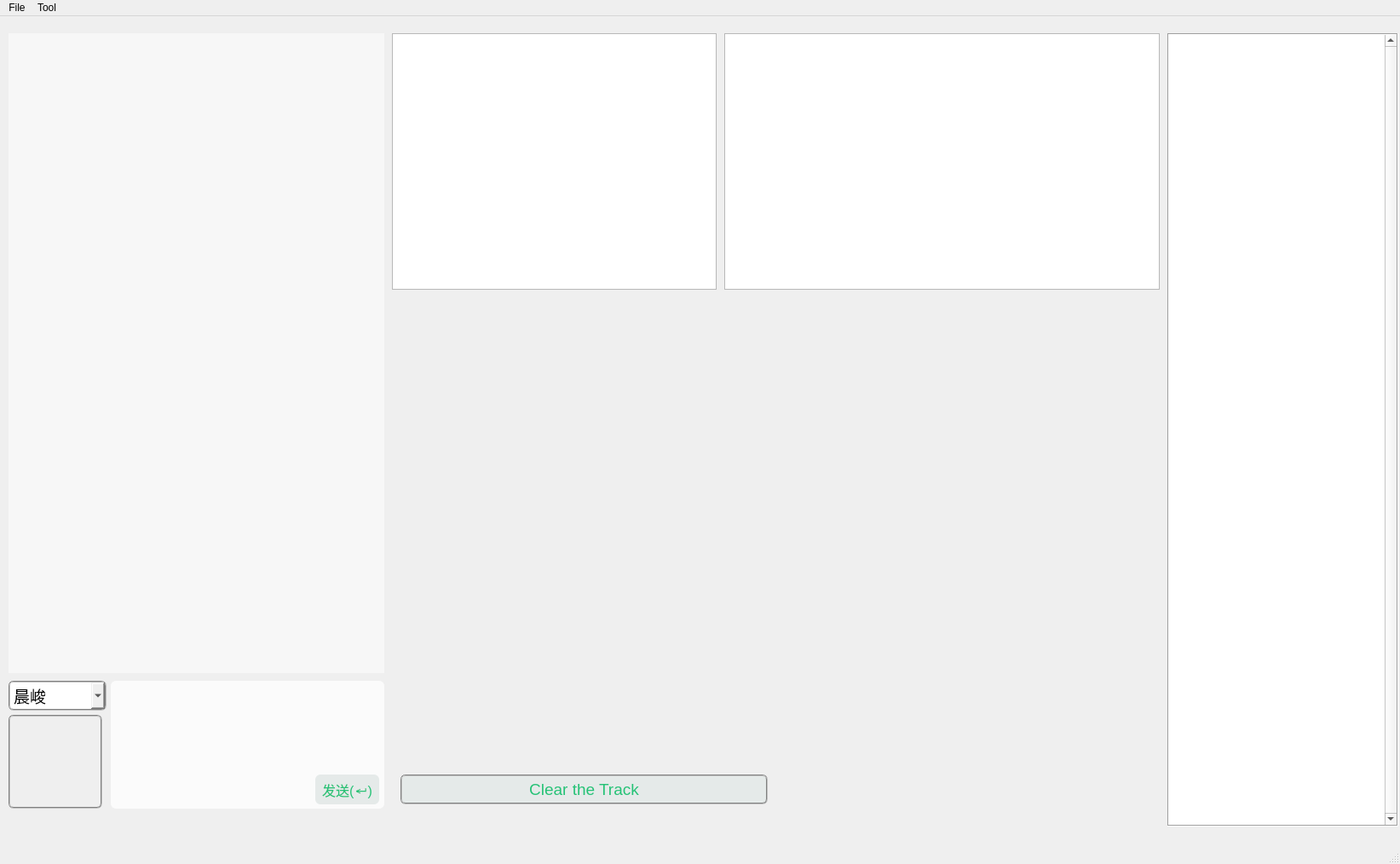
<?xml version="1.0" encoding="UTF-8"?>
<ui version="4.0">
 <class>MainWindow</class>
 <widget class="QMainWindow" name="MainWindow">
  <property name="geometry">
   <rect>
    <x>0</x>
    <y>0</y>
    <width>1643</width>
    <height>1014</height>
   </rect>
  </property>
  <property name="windowTitle">
   <string>FIT4-5仿真平台</string>
  </property>
  <widget class="QWidget" name="centralwidget">
   <widget class="QListWidget" name="listWidget">
    <property name="geometry">
     <rect>
      <x>10</x>
      <y>20</y>
      <width>441</width>
      <height>751</height>
     </rect>
    </property>
    <property name="styleSheet">
     <string notr="true">QListWidget{background-color: rgb(247, 247, 247); color:rgb(51,51,51); border: 1px solid  rgb(247, 247, 247);outline:0px;}
QListWidget::Item{background-color: rgb(247, 247, 247);}
QListWidget::Item:hover{background-color: rgb(247, 247, 247); }
QListWidget::item:selected{
	background-color: rgb(247, 247, 247);
	color:black; 
    border: 1px solid  rgb(247, 247, 247);
}
QListWidget::item:selected:!active{border: 1px solid  rgb(247, 247, 247); background-color: rgb(247, 247, 247); color:rgb(51,51,51); } </string>
    </property>
    <property name="verticalScrollBarPolicy">
     <enum>Qt::ScrollBarAsNeeded</enum>
    </property>
    <property name="horizontalScrollBarPolicy">
     <enum>Qt::ScrollBarAlwaysOff</enum>
    </property>
   </widget>
   <widget class="QLabel" name="userhead">
    <property name="geometry">
     <rect>
      <x>10</x>
      <y>820</y>
      <width>110</width>
      <height>110</height>
     </rect>
    </property>
    <property name="autoFillBackground">
     <bool>false</bool>
    </property>
    <property name="styleSheet">
     <string notr="true">border-radius:6px;
padding:2px 4px;
border-style: outset;
border:2px groove gray;</string>
    </property>
    <property name="text">
     <string/>
    </property>
   </widget>
   <widget class="QComboBox" name="UserComboBox">
    <property name="geometry">
     <rect>
      <x>10</x>
      <y>780</y>
      <width>115</width>
      <height>35</height>
     </rect>
    </property>
    <property name="font">
     <font>
      <pointsize>14</pointsize>
     </font>
    </property>
    <property name="autoFillBackground">
     <bool>false</bool>
    </property>
    <property name="styleSheet">
     <string notr="true">border-radius:6px;
padding:2px 4px;
border-style: outset;
border:2px groove gray;
</string>
    </property>
    <item>
     <property name="text">
      <string>晨峻</string>
     </property>
    </item>
    <item>
     <property name="text">
      <string>刘老师</string>
     </property>
    </item>
    <item>
     <property name="text">
      <string>港晖</string>
     </property>
    </item>
    <item>
     <property name="text">
      <string>兰军</string>
     </property>
    </item>
   </widget>
   <widget class="QTextEdit" name="chat_text">
    <property name="geometry">
     <rect>
      <x>130</x>
      <y>780</y>
      <width>321</width>
      <height>150</height>
     </rect>
    </property>
    <property name="sizePolicy">
     <sizepolicy hsizetype="Ignored" vsizetype="Ignored">
      <horstretch>0</horstretch>
      <verstretch>0</verstretch>
     </sizepolicy>
    </property>
    <property name="styleSheet">
     <string notr="true">border-radius:6px;
padding:2px 4px;
border-style: outset;
border:2px groove gray;
background-color: rgb(251, 251, 251);
border-top-color:rgb(186, 189, 182);
border:none;</string>
    </property>
   </widget>
   <widget class="QPushButton" name="Send_Button">
    <property name="geometry">
     <rect>
      <x>370</x>
      <y>890</y>
      <width>75</width>
      <height>35</height>
     </rect>
    </property>
    <property name="sizePolicy">
     <sizepolicy hsizetype="Ignored" vsizetype="Ignored">
      <horstretch>0</horstretch>
      <verstretch>0</verstretch>
     </sizepolicy>
    </property>
    <property name="font">
     <font>
      <pointsize>12</pointsize>
     </font>
    </property>
    <property name="autoFillBackground">
     <bool>false</bool>
    </property>
    <property name="styleSheet">
     <string notr="true">border-radius:6px;
padding:2px 4px;
border-style: outset;
border:2px groove gray;
border:none;
background-color: rgb(229, 234, 233);
color: rgb(37, 194, 118);
</string>
    </property>
    <property name="text">
     <string>发送(↵)</string>
    </property>
    <property name="iconSize">
     <size>
      <width>16</width>
      <height>16</height>
     </size>
    </property>
    <property name="autoDefault">
     <bool>true</bool>
    </property>
    <property name="default">
     <bool>false</bool>
    </property>
    <property name="flat">
     <bool>false</bool>
    </property>
   </widget>
   <widget class="QPushButton" name="cleartrackbutton">
    <property name="geometry">
     <rect>
      <x>470</x>
      <y>890</y>
      <width>431</width>
      <height>35</height>
     </rect>
    </property>
    <property name="font">
     <font>
      <pointsize>14</pointsize>
     </font>
    </property>
    <property name="autoFillBackground">
     <bool>false</bool>
    </property>
    <property name="styleSheet">
     <string notr="true">border-radius:6px;
padding:2px 4px;
border-style: outset;
border:2px groove gray;
background-color: rgb(229, 234, 233);
color: rgb(37, 194, 118);</string>
    </property>
    <property name="text">
     <string>Clear the Track</string>
    </property>
   </widget>
   <widget class="QTextBrowser" name="chat_interface">
    <property name="geometry">
     <rect>
      <x>1370</x>
      <y>20</y>
      <width>271</width>
      <height>931</height>
     </rect>
    </property>
    <property name="sizePolicy">
     <sizepolicy hsizetype="Ignored" vsizetype="Ignored">
      <horstretch>0</horstretch>
      <verstretch>0</verstretch>
     </sizepolicy>
    </property>
    <property name="contextMenuPolicy">
     <enum>Qt::DefaultContextMenu</enum>
    </property>
    <property name="autoFillBackground">
     <bool>false</bool>
    </property>
    <property name="frameShape">
     <enum>QFrame::Box</enum>
    </property>
    <property name="frameShadow">
     <enum>QFrame::Sunken</enum>
    </property>
    <property name="verticalScrollBarPolicy">
     <enum>Qt::ScrollBarAlwaysOn</enum>
    </property>
    <property name="tabChangesFocus">
     <bool>false</bool>
    </property>
   </widget>
   <widget class="QGraphicsView" name="map_view_mini">
    <property name="geometry">
     <rect>
      <x>460</x>
      <y>20</y>
      <width>381</width>
      <height>301</height>
     </rect>
    </property>
   </widget>
   <widget class="QGraphicsView" name="map_view_real">
    <property name="geometry">
     <rect>
      <x>850</x>
      <y>20</y>
      <width>511</width>
      <height>301</height>
     </rect>
    </property>
   </widget>
  </widget>
  <widget class="QMenuBar" name="menubar">
   <property name="geometry">
    <rect>
     <x>0</x>
     <y>0</y>
     <width>1643</width>
     <height>23</height>
    </rect>
   </property>
   <widget class="QMenu" name="menuFile">
    <property name="title">
     <string>File</string>
    </property>
    <addaction name="action_open_map"/>
    <addaction name="actionsave_Tag_Location"/>
    <addaction name="action_exit"/>
   </widget>
   <widget class="QMenu" name="menuTool">
    <property name="title">
     <string>Tool</string>
    </property>
    <addaction name="actionTag_location"/>
    <addaction name="actionadd_preson"/>
   </widget>
   <addaction name="menuFile"/>
   <addaction name="menuTool"/>
  </widget>
  <widget class="QStatusBar" name="statusbar"/>
  <action name="action_open_map">
   <property name="text">
    <string>&amp;open_map</string>
   </property>
  </action>
  <action name="action_exit">
   <property name="text">
    <string>&amp;exit</string>
   </property>
  </action>
  <action name="actionTag_location">
   <property name="text">
    <string>tag_location</string>
   </property>
  </action>
  <action name="actionadd_preson">
   <property name="text">
    <string>add_preson</string>
   </property>
  </action>
  <action name="actionsave_Tag_Location">
   <property name="text">
    <string>save_Tag_Location</string>
   </property>
  </action>
 </widget>
 <resources/>
 <connections/>
</ui>
